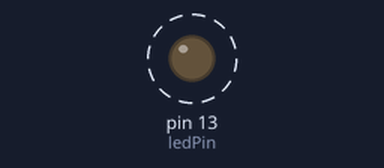
Recording of a sketch running on a simulated Arduino Uno, built with avr-gcc and run on an emulated ATmega328P. On the bench: output pins drawn as LEDs (lit = HIGH). Dashed ring = blinking.

Above: at 0.5 s.
Timing chart, 0 to 4.6 s (numbered marks = the images above):
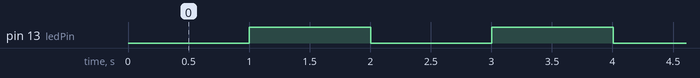

The sketch:

mills.ino
```cpp
const int ledPin=13; // 신호를 줄 핀
int inputByte;		 // 입력받을 신호

int ledState=LOW;
unsigned long perviousM=0;    // LED 상태가 바뀐 시간
const long interval=1000; // 깜빡이는 간격
void setup()
{
  pinMode(13, OUTPUT);
  //Serial.begin(9600); // 시리얼 입력할때만
}

void loop()
{
  unsigned long currentM = millis(); // 현재시간 받기
  if (currentM-perviousM>interval){  // 현재시간-작동시간>주기 일때
  	perviousM=currentM;
    if (ledState==LOW){// 꺼져있으면
    	ledState=HIGH; // 키고
    }
    else{			   // 커져있으면
    ledState=LOW;      // 끄고
    }
    digitalWrite(ledPin,ledState); // 현재 LED상태로 신호
  }
}
```

Measured:
- by itself, pin 13 (ledPin): alternates HIGH for 1.0 s and LOW for 1.0 s
